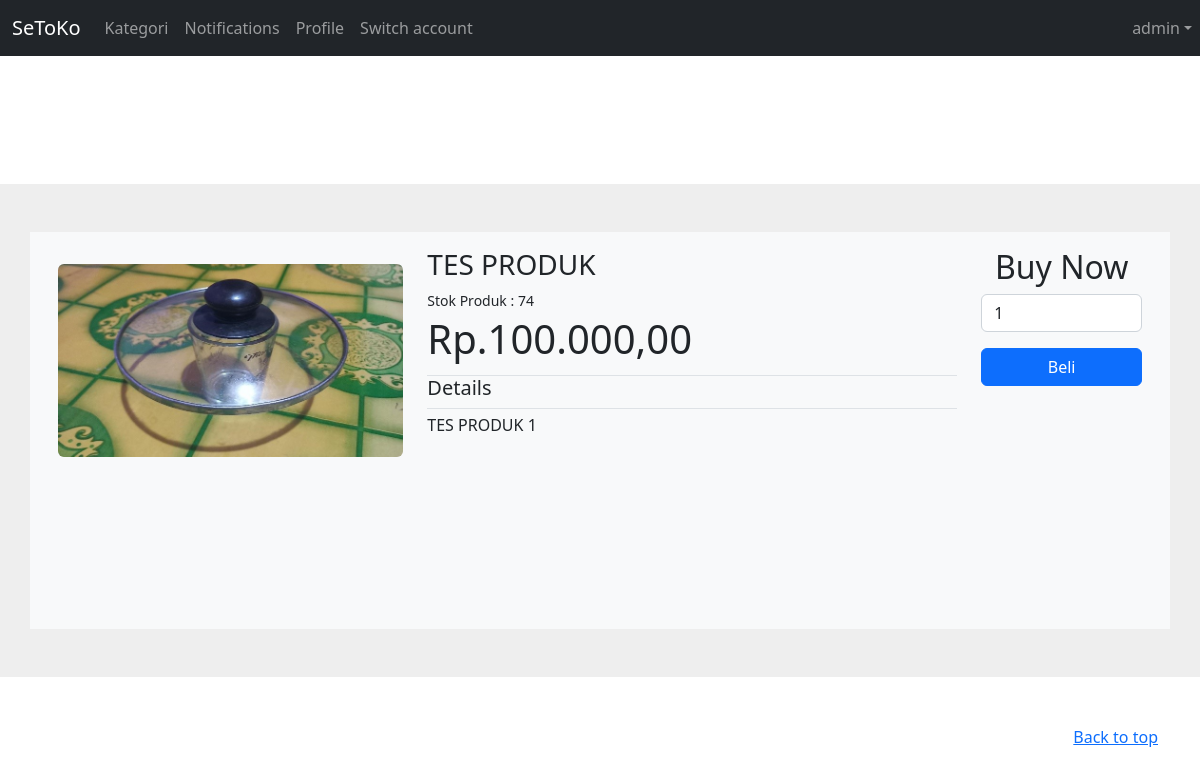
The page /detail_produk.php?id_barang=1 (signed in) on the database its author committed.
### tables this page shows
CREATE TABLE `user` (
  `id` int(11) NOT NULL,
  `email` varchar(255) NOT NULL,
  `username` varchar(255) NOT NULL,
  `passwd` varchar(255) NOT NULL,
  `admin` tinyint(1) NOT NULL
);

CREATE TABLE `barang` (
  `id_barang` int(11) NOT NULL,
  `nama_barang` varchar(255) NOT NULL,
  `stok_barang` int(11) NOT NULL,
  `harga_barang` text NOT NULL,
  `deskripsi_barang` text DEFAULT NULL,
  `gambar_barang` varchar(255) DEFAULT NULL,
  `tgl_tambah` timestamp NOT NULL DEFAULT current_timestamp(),
  `tgl_update` timestamp NOT NULL DEFAULT current_timestamp()
);

### koneksi.php (called while the page is built, shortened)
<?php
$conn = mysqli_connect("localhost","root","","setoko");
function query($query){
  global $conn;
  $result = mysqli_query($conn,$query);
  $rows = [];
  while($row = mysqli_fetch_assoc($result)){
    $rows[] = $row;
  }
  return $rows;
}
?>

### detail_produk.php (the view, shortened to what this page needs)
<?php
require_once "koneksi.php";
$dataUser = query("SELECT id, username FROM user WHERE id = {$_SESSION['login']}");
foreach($dataUser as $data);
$dataBarang = query("SELECT * FROM barang WHERE id_barang='{$_GET['id_barang']}'");
?>
<html lang="en" dir="ltr">
  <head>
    <link href="assets/dist/css/bootstrap.min.css" rel="stylesheet">
    <link href="css/offcanvas.css" rel="stylesheet">
    <link href="https://cdn.jsdelivr.net/npm/bootstrap@5.2.0-beta1/dist/css/bootstrap.min.css" rel="stylesheet">
  </head>
  <body>
    <main class="container">
      <nav class="navbar navbar-expand-lg fixed-top navbar-dark bg-dark" aria-label="Main navigation">
      <div class="container-fluid">
        <a class="navbar-brand" href="menu.php">SeToKo</a>
        <div class="navbar-collapse offcanvas-collapse" id="navbarsExampleDefault">
          <ul class="navbar-nav me-auto mb-2 mb-lg-0">
            <li class="nav-item">
              <a class="nav-link" href="#">Kategori</a>
            </li>
            <li class="nav-item">
              <a class="nav-link" href="#">Notifications</a>
            </li>
            <li class="nav-item">
              <a class="nav-link" href="#">Profile</a>
            </li>
            <li class="nav-item">
              <a class="nav-link" href="#">Switch account</a>
            </li>
            <?php if(isset($_SESSION['login'])): ?>
            <div class="position-fixed start-10 end-0">
              <li class="nav-item dropdown">
                <a class="nav-link dropdown-toggle" href="" data-bs-toggle="dropdown" aria-expanded="false"><?= $data['username']?></a>
            <?php endif; ?>
              </li>
            </div>
          </ul>
        </div>
      </div>
        </nav>
    </main>
<section style="background-color: #eee; margin-top: 128px;">
  <div class="container py-5">
    <div class="row bg-light p-3">
      <?php
        foreach( $dataBarang as $d ):
      ?>
      <div class="col-md-4 py-3">
        <img src="<?= empty($d['gambar_barang']) ? 'gambar_produk/gambar_kosong.jpg' : 'gambar_produk/'.$d['gambar_barang'] ?>" class="img-fluid rounded">
      </div>
      <div class="col-md-6">
        <div class="d-flex flex-column justify-content-between gap-1">
          <div class="d-flex flex-column justify-content-center">
            <h3><?= $d['nama_barang']?></h3>
            <small>Stok Produk : <?= $d['stok_barang']?></small>
          </div>
          <h1><?= "Rp.".number_format($d['harga_barang'],2,",","."); ?></h1>
          <div class="d-flex align-items-center border border-end-0 border-start-0">
            <h5>Details</h5>
          </div>
          <div class="mb-4 mb-md-0 overflow-auto" style="height: 200px;">
            <?=$d['deskripsi_barang']?>
          </div>
        </div>
      </div>
      <div class="col-md-2 d-flex flex-column justify-content-start align-items-center">
        <h2>Buy Now</h2>
          <form  action="" method="POST">
            <div class="mb-3">
              <input type="number" class="form-control" id="counter" onchange="quantityCounter()" value="1" min="1" name="quantity">
            </div>
            <button class="w-100 btn btn-primary" type="submit" name="orderNow">Beli</button>
          </form>
      </div>
      <?php endforeach; ?>
    </div>
  </div>
</section>
    <footer class="text-muted py-5">
      <div class="container">
        <p class="float-end mb-1">
          <a href="#">Back to top</a>
        </p>
      </div>
    </footer>
  </body>
</html>

### css/offcanvas.css (style rules this page uses)
html, body { overflow-x: hidden; }
body { padding-top: 56px; }

### rows shown on the page
user: username "admin"
barang: gambar_barang (picture), nama_barang "TES PRODUK", stok_barang "74", harga_barang "100.000,00", deskripsi_barang "TES PRODUK 1"
